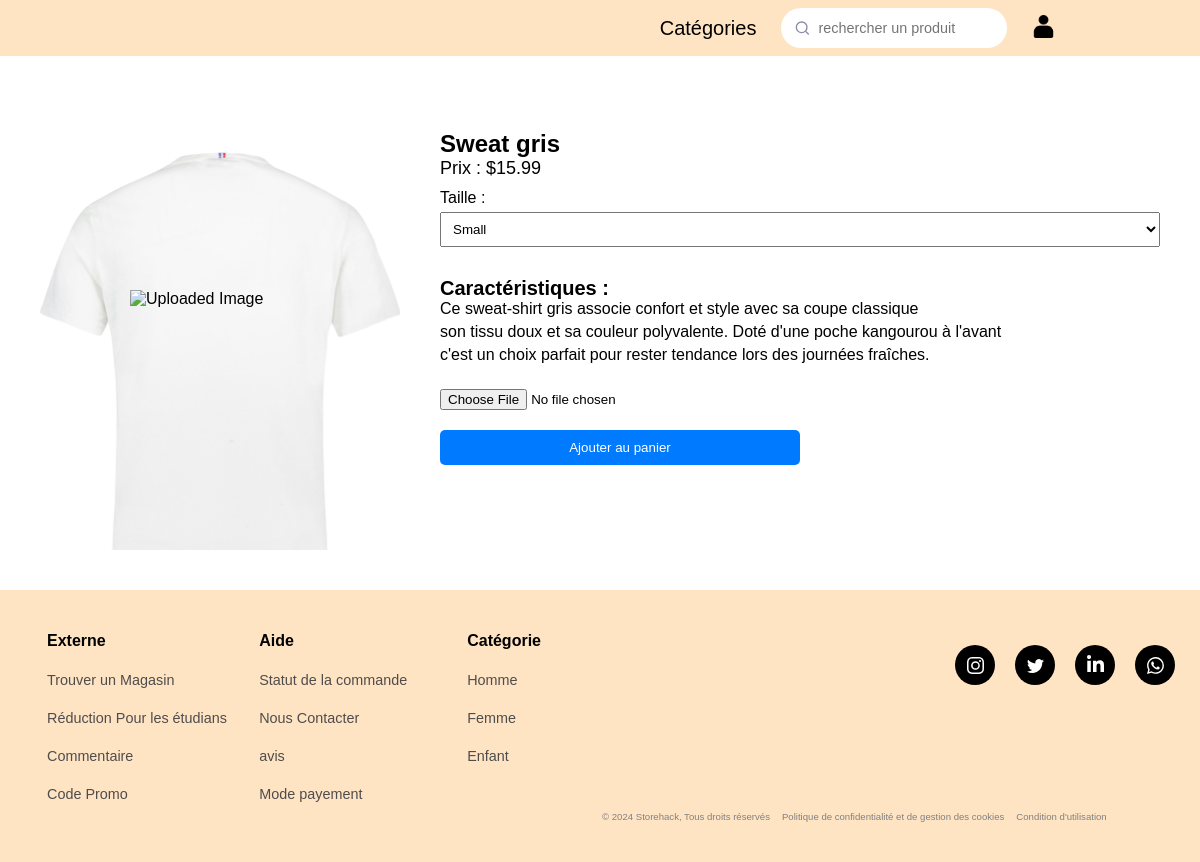
The page /personnaliser.php?id=1 on the database its author committed.
### tables this page shows
CREATE TABLE Produit (
    ID_produit INT AUTO_INCREMENT PRIMARY KEY,
    Nom VARCHAR(255),
    Description TEXT,
    Prix DECIMAL(10, 2),
    Promotion VARCHAR(3),
    Sexe VARCHAR(255),
    
    nb_image INT,
    Mail VARCHAR(50),
    FOREIGN KEY (Mail) REFERENCES Utilisateur(Mail)
);

### personnaliser.php (the view, shortened to what this page needs)
<!DOCTYPE html>
<html lang="en">
<head>
    <link rel="stylesheet" href="css/description.css">
    <link rel="stylesheet" href="css/nav-bar.css">
    <link rel="stylesheet" href="css/t-shirt.css">
</head>
<body>
<?php
include "includes/header.php"
?>
<?php
include('php/login.php');
if(isset($_GET['id'])) {
    $id_produit = $_GET['id'];
    $query = "SELECT * FROM Produit WHERE ID_produit = :id_produit";
    $stmt = $pdo->prepare($query);
    $stmt->bindParam(':id_produit', $id_produit, PDO::PARAM_INT);
    $stmt->execute();
    $produit = $stmt->fetch(PDO::FETCH_ASSOC);
    if($produit) {
        $nom_produit = $produit['Nom'];
        $prix_produit = $produit['Prix'];
        $caracteristiques = explode(',', $produit['Description']);
    } else {
        header('Location: erreur.php');
        exit();
    }
} else {
    header('Location: erreur.php');
    exit();
}
?>
<main class="product-main">
    <div class="product-image2">
        <img class="taille-img" id="uploadedImage" src="#" alt="Uploaded Image">
    </div>
    <div class="product-details">
        <h1><?php echo $nom_produit; ?></h1>
        <p>Prix : $<?php echo $prix_produit; ?></p>
        <label for="size">Taille :</label>
        <select id="size">
            <option value="small">Small</option>
        </select>
        <h2>Caractéristiques :</h2>
        <ul>
            <?php foreach($caracteristiques as $caracteristique) : ?>
                <li><?php echo $caracteristique; ?></li>
            <?php endforeach; ?>
        </ul>
        <input type="file" id="fileInput" accept="image/*">
        <button>Ajouter au panier</button>
    </div>
</main>
<?php
include "includes/footer.php"
?>
</body>
</html>

### includes/header.php (shortened to what this page needs)
<header>
    <nav class="navbar">
        <div class="nav-links">
            <ul class="standard-ul ma-liste">
                <li class="deroulant nav-li marge-li"><a href="#" id="cat">Catégories</a>
                </li>
                <li class="form">
                    <button id="submitButton">
                        <svg width="17" height="16" fill="none" xmlns="http://www.w3.org/2000/svg" role="img" aria-labelledby="search">
                            <path d="M7.667 12.667A5.333 5.333 0 107.667 2a5.333 5.333 0 000 10.667zM14.334 14l-2.9-2.9" stroke="currentColor" stroke-width="1.333" stroke-linecap="round" stroke-linejoin="round"></path>
                        </svg>
                    </button>
                    <input class="input" id="textInput" placeholder="rechercher un produit" required="" type="text">
                </li>
                <?php if (isset($_SESSION['Mail']))
                {
                    if ($_SESSION['Type_utilisateur'] === "admin")
                    {
                        echo "
                        <li class=\"nav-li marge-li \"><a href=\"panier.php\"><img class='icone' src=\"assets/icon/panier.png\" id=\"panier\" alt=\"\"></a></li>
                        <li class=\"nav-li marge-li \"><a href=\"article_en_vente.php\"><img class='icone' src=\"assets/icon/coeur.png\" id=\"coeur\" alt=\"\"></a></li>
                        <li class=\"nav-li marge-li \"><a href=\"admin.php\"><img class='icone' src=\"assets/icon/user.png\" id=\"user\" alt=\"\"></a></li>
                        <li class=\"nav-li marge-li \"><a href=\"php/logout.php\"><img class='icone' src=\"assets/icon/logout.png\" id=\"user\" alt=\"\"></a></li>
                        "
                    ;}
                    elseif ($_SESSION['Type_utilisateur'] === "client")
                    {
                        echo "
                        <li class=\"nav-li marge-li \"><a href=\"panier.php\"><img class='icone' src=\"assets/icon/panier.png\" id=\"panier\" alt=\"\"></a></li>
                        <li class=\"nav-li marge-li \"><a href=\"utilisateur.php\"><img class='icone' src=\"assets/icon/user.png\" id=\"user\" alt=\"\"></a></li>
                        <li class=\"nav-li marge-li \"><a href=\"php/logout.php\"><img class='icone' src=\"assets/icon/logout.png\" id=\"user\" alt=\"\"></a></li>
                        "
                    ;}
                }
                else echo "
                <li class=\"nav-li marge-li \"><a href=\"connexion.php\"><img class='icone' src=\"assets/icon/user.png\" id=\"user\" alt=\"\"></a></li>
                ";?>
            </ul>
        </div>
    </nav>
</header>

### includes/footer.php (shortened to what this page needs)
<footer>
    <div class="footer-container">
        <div class="category">
            <div class="social">
                <div class="card">
                    <a class="socialContainer containerOne" href="#">
                    </a>
                    <a class="socialContainer containerTwo" href="#">
                        </a>
                    <a class="socialContainer containerThree" href="#">
                    </a>
                    <a class="socialContainer containerFour" href="#">
                    </a>
                </div>
            </div>
            <table class="flooter">
                <tr>
                    <td class="aled tdpournavbarre"><p style="font-size: 1rem;     font-weight: bold;" >Externe</p></td>
                    <td class="aled tdpournavbarre"><p style="font-size: 1rem;     font-weight: bold; ">Aide</p></td>
                    <td class="aled tdpournavbarre"><p style="font-size: 1rem;     font-weight: bold; ">Catégorie</p></td>
                </tr>
                <tr>
                    <td class="aled tdpournavbarre"><a class="liensfooter" href=" ">Trouver un Magasin</a></td>
                    <td class="aled tdpournavbarre"><a class="liensfooter" href=" ">Statut de la commande</a></td>
                    <td class="aled tdpournavbarre"><a class="liensfooter" href="recherche.php?mot_recherche=<?= urlencode('homme unisex') ?>">Homme</a></td>
                </tr>
                <tr>
                    <td class="aled tdpournavbarre"><a class="liensfooter" href=" ">Réduction Pour les étudians</a></td>
                    <td class="aled tdpournavbarre"><a class="liensfooter" href=" ">Nous Contacter</a></td>
                    <td class="aled tdpournavbarre"><a class="liensfooter" href="recherche.php?mot_recherche=<?= urlencode('femme unisex') ?>">Femme</a></td>
                </tr>
                <tr>
                    <td class="aled tdpournavbarre"><a class="liensfooter" href=" ">Commentaire</a></td>
                    <td class="aled tdpournavbarre"><a class="liensfooter" href=" ">avis</a></td>
                    <td class="aled tdpournavbarre"><a class="liensfooter" href="recherche.php?mot_recherche=<?= urlencode('enfant') ?>">Enfant</a></td>
                </tr>
                <tr>
                    <td class="aled tdpournavbarre"><a class="liensfooter" href=" ">Code Promo</a></td>
                    <td class="aled tdpournavbarre"><a class="liensfooter" href=" ">Mode payement</a></td>
                    <td>
                        <div class="crédit">
                            <table>
                                <tr>
                                    <td class="tdpournavbarre"><a class="crédit_texte ">© 2024 Storehack,  Tous droits réservés</a></td>
                                    <td class="tdpournavbarre"><a class="crédit_texte " href="">Politique de confidentialité et de gestion des cookies</a></td>
                                    <td class="tdpournavbarre"><a class="crédit_texte " href="">Condition d'utilisation</a></td>
                                </tr>
                            </table>
                        </div>
                    </td>
                </tr>
            </table>
            <br>
        </div>
    </div>
</footer>

### css/description.css (style rules this page uses)
.product-main { display: flex; }
.product-image2 { width: 45vh; height: 50vh; background-image: url('../assets/t-shirt.png'); background-size: cover; position: relative; margin: 20px; }
.taille-img { min-width: 50%; min-height: 30%; max-width: 80%; max-height: 80%; position: absolute; top: 50%; left: 50%; }
.product-details { flex: 1; padding: 0 20px; }
.product-details h1 { font-size: 24px; margin-top: 0; }
.product-details p { font-size: 18px; }
.product-details label { display: block; margin-top: 10px; }
.product-details select { width: 100%; padding: 8px; margin-top: 5px; margin-bottom: 15px; }
.product-details h2 { font-size: 20px; margin-top: 15px; }
.product-details ul { list-style-type: none; padding: 0; }
.product-details li { margin-bottom: 5px; }
.product-details button { display: block; width: 30vw; padding: 10px; background-color: #007bff; color: #fff; border: none; border-radius: 5px; cursor: pointer; margin-top: 20px; }
main { max-width: 100%; margin-top: 50px; padding: 20px; }

### css/nav-bar.css (style rules this page uses)
* { margin: 0; padding: 0; text-decoration: none; list-style: none; }
html { scrollbar-width: none; overflow-x: hidden; }
body { font-family: 'Poppins', sans-serif; }
header { height: 7.5vh; width: 100%; background-color: white; background-size: cover; }
.navbar { position: fixed; padding: 1vh 10vw; display: flex block; background-color: bisque; justify-content: space-between; align-items: center; width: 100%; box-sizing: border-box; z-index: 999; transition: padding 0.3s; }
.navbar a { color: black; }
.icone { width: 23px; height: 23px; }
.navbar .nav-links .standard-ul { display: flex; }
.navbar .nav-links ul .marge-li { margin: 0 25px; }
.deroulant { font-size: 20px; }
.nav-li { display: flex; align-items: center; }
footer { background-color: bisque; color: black; padding: 30px; text-align: center; position: relative; left: 0; bottom: 0; }
.crédit { position: absolute; width: 50vw; right: 0; }
.crédit_texte { font-size: 0.6rem; text-decoration: none; color: gray; margin-right: 10px; }
.flooter { padding-left: 0%; width: 90%; }
.tdpournavbarre { padding: 10px 0; text-align: left; }
.aled { font-size: 0.9rem; padding-left: 15px; width: 50% !important; }
.category { width: 50%; }
.form button { border: none; background: none; color: #8b8ba7; }
.form { --timing: 0.3s; --width-of-input: 200px; --height-of-input: 40px; --border-height: 2px; --input-bg: #fff; --border-color: black; --border-radius: 30px; --after-border-radius: 1px; position: relative; width: var(--width-of-input); height: var(--height-of-input); display: flex; align-items: center; padding-inline: 0.8em; border-radius: var(--border-radius); transition: border-radius 0.5s ease; background: var(--input-bg,#fff); }
.input { font-size: 0.9rem; background-color: transparent; width: 100%; height: 100%; padding-inline: 0.5em; padding-block: 0.7em; border: none; }
.form:before { content: ""; position: absolute; background: var(--border-color); transform: scaleX(0); transform-origin: center; width: 100%; height: var(--border-height); left: 0; bottom: 0; border-radius: 1px; transition: transform var(--timing) ease; }
.form svg { width: 17px; margin-top: 3px; }
.social { position: absolute; right: 0; }
.card { width: fit-content; height: fit-content; display: flex; align-items: center; justify-content: center; padding: 25px 25px; gap: 20px; }
.socialContainer { width: 40px; height: 40px; border-radius: 50%; background-color: rgb(0, 0, 0); display: flex; align-items: center; justify-content: center; overflow: hidden; transition-duration: .3s; }
.socialSvg { width: 17px; }
.liensfooter { text-decoration: none; color: rgb(79, 76, 76); }
.footer-container { display: flex; width: 100%; }

### css/t-shirt.css (style rules this page uses)
body { font-family: Arial, sans-serif; }
#uploadedImage { max-width: 15vw; max-height: 40vh; position: absolute; top: 50%; left: 50%; transform: translate(-50%, -50%); }
#fileInput { margin-top: 20px; }

### rows shown on the page
produit: Nom "Sweat gris", Prix "15.99", Description "Ce sweat-shirt gris associe confort et style avec sa coupe classique", Description "son tissu doux et sa couleur polyvalente. Doté d'une poche kangourou à l'avant", Description "c'est un choix parfait pour rester tendance lors des journées fraîches."
